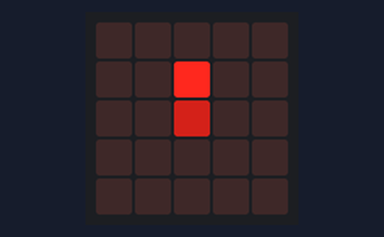
The program below on a simulated BBC micro:bit (MakeCode). Shown: the board's 5×5 LED display. At 4.5 s the program stops and its outputs stay as they are.

Above: at 0.1 s.
At 0.6 s:
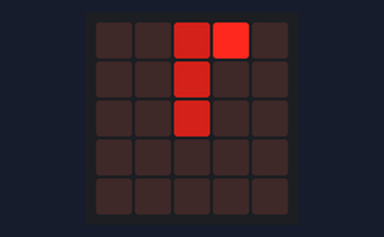
At 1.1 s:
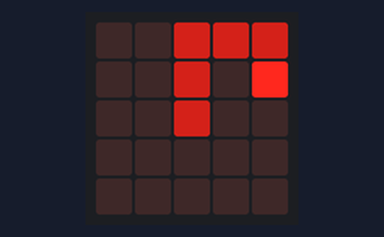
At 2.1 s:
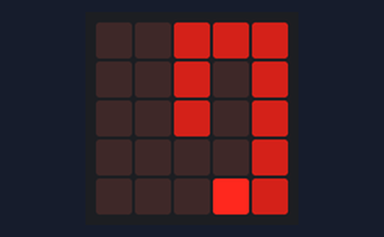
At 3.1 s:
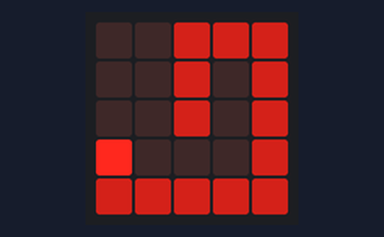
At 4.3 s:
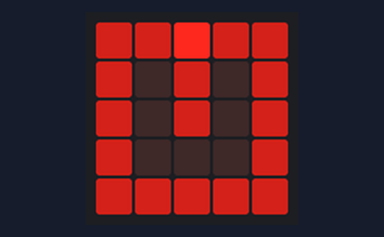

The program:

main.ts
```typescript
turtle.forward(1)
turtle.forward(1)
turtle.turnRight()
turtle.pen(TurtlePenMode.Down)
for (let index = 0; index < 4; index++) {
    turtle.forward(1)
    turtle.forward(1)
    turtle.turnRight()
    turtle.forward(1)
    turtle.forward(1)
}
```

test.ts
```typescript
// Hier kann man Tests durchführen; diese Datei wird nicht kompiliert, wenn dieses Paket als Erweiterung verwendet wird.
```
